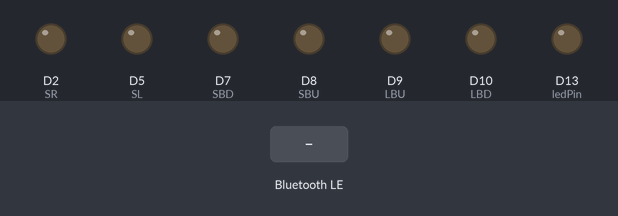
Bench run of a sketch on a simulated Arduino Nano 33 IoT. Parts: output pins drawn as LEDs (lit = HIGH). The test bench sets the inputs (shaded band). Nothing arrives over Bluetooth unless stated; a phone connects over Bluetooth LE 3 s after start.

Above: at 3.8 s.
3.9 s: Bluetooth LE write "1" received
At 5.1 s:
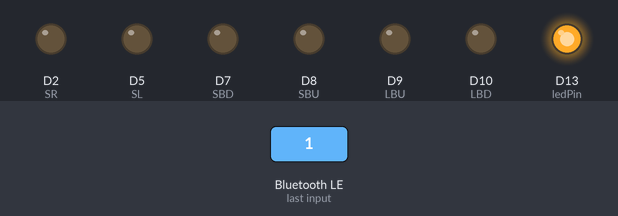
5.4 s: Bluetooth LE write "2" received
At 6.4 s:
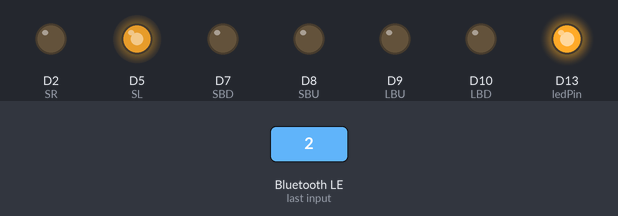
Timing chart, 0 to 10.9 s (numbered marks = the images above; inputs shaded):
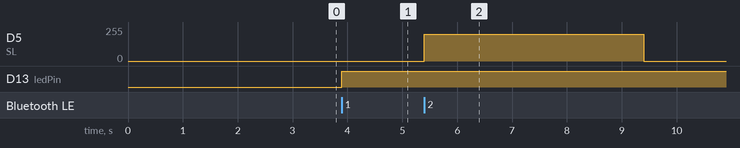

The sketch:

Rhombot_Nature.ino
```cpp
int SR = 2;
int SL = 5;
int LBU = 9;
int LBD = 10;
int SBU = 8;
int SBD = 7;
int dutyR40 = 200;
int dutyL40 = 200;
int dutyR30 = 70;
int dutyL30 = 70;
int dutyR20 = 70;
int dutyL20 = 70;
int dutyS = 0;
int TimeA = 4000;

#include <ArduinoBLE.h>

BLEService ledService("19B10000-E8F2-537E-4F6C-D104768A1214"); // Bluetooth® Low Energy LED Service

// Bluetooth® Low Energy LED Switch Characteristic - custom 128-bit UUID, read and writable by central
BLEByteCharacteristic switchCharacteristic("19B10001-E8F2-537E-4F6C-D104768A1214", BLERead | BLEWrite);

const int ledPin = LED_BUILTIN; // pin to use for the LED

void setup() {
  //Serial.begin(9600);
  pinMode(SR, OUTPUT);
  pinMode(SL, OUTPUT);
  pinMode(LBD, OUTPUT);
  pinMode(LBU, OUTPUT);
  pinMode(SBU, OUTPUT);
  pinMode(SBD, OUTPUT);
  //while (!Serial);

  // set LED pin to output mode
  pinMode(ledPin, OUTPUT);

  // begin initialization
  if (!BLE.begin()) {
    //Serial.println("starting Bluetooth® Low Energy module failed!");

    while (1);
  }

  // set advertised local name and service UUID:
  BLE.setLocalName("Pleuro");
  BLE.setAdvertisedService(ledService);

  // add the characteristic to the service
  ledService.addCharacteristic(switchCharacteristic);

  // add service
  BLE.addService(ledService);

  // set the initial value for the characeristic:
  switchCharacteristic.writeValue(0);

  // start advertising
  BLE.advertise();

  //Serial.println("BLE LED Peripheral");
}

void loop() {
  // listen for Bluetooth® Low Energy peripherals to connect:
  BLEDevice central = BLE.central();

  // if a central is connected to peripheral:
  if (central) {

    // while the central is still connected to peripheral:
    while (central.connected()) {
      if (switchCharacteristic.written()) {
        int BLESig = switchCharacteristic.value();
        if (BLESig) {   // any value other than 0

          //Serial.println(BLESig);

          if (BLESig == 2){
            analogWrite(SL, (dutyL40));
            delay(TimeA);
            analogWrite(SL, 0);
          }
          else if (BLESig == 3){
            analogWrite(SR, dutyR40);
            delay(TimeA);
            analogWrite(SR, 0);
          }
          else if (BLESig == 4){
            for (int ii = 0; ii <= 14; ii++){
             analogWrite(SL, dutyL40);
             analogWrite(SR, 0);
             delay(TimeA);
             analogWrite(SL,0);
             analogWrite(SR, dutyR40);
             delay(TimeA);
            }
            analogWrite(SR, 0);
            analogWrite(SL, 0);
          }
          else if (BLESig == 5){
            analogWrite(SL, dutyL30);
            delay(TimeA);
            analogWrite(SL, 0);
          }
          else if (BLESig == 6){
            analogWrite(SR, dutyR20);
            delay(TimeA);
            analogWrite(SR, 0);
          }
          else if (BLESig == 7){
            analogWrite(SL, dutyL20);
            delay(TimeA);
            analogWrite(SL, 0);
          }
          else if (BLESig == 8){
            analogWrite(SL, dutyS);
            delay(5000);
            analogWrite(SL, 0);
          }

          else {
            analogWrite(SBD, 0);
            analogWrite(LBD, 0);
            analogWrite(SL, 0);
            analogWrite(SBU, 0);
            analogWrite(LBU, 0);
            analogWrite(SR, 0);
          }

          digitalWrite(ledPin, HIGH);
          analogWrite(SBD, 0);
            analogWrite(LBD, 0);
            analogWrite(SL, 0);
            analogWrite(SBU, 0);
            analogWrite(LBU, 0);
            analogWrite(SR, 0);
        } else {
          digitalWrite(ledPin, LOW);
          analogWrite(SBD, 0);
            analogWrite(LBD, 0);
            analogWrite(SL, 0);
            analogWrite(SBU, 0);
            analogWrite(LBU, 0);
            analogWrite(SR, 0);
        }
      }
    }
  }
}
```

Measured:
- after the input at 3.9 s, D13 (ledPin): LOW → HIGH at once
- after the input at 5.4 s, D5 (SL): 0/255 → 200/255 at once, → 0/255 4.0 s later
